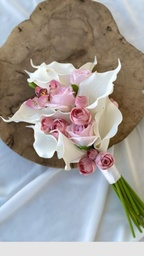
#> input picture Lab2/Image.jpg, 144 x 256 px, shrunk from 675 x 1200 before the run
$ python Lab2_Tema2.py
#> lines starting #> are read from the running program, lines starting #| are printed output that depends on the picture
import numpy as np
import cv2


# 1. Citirea imaginii in tonuri de gri si calculul FDP
img = cv2.imread('Image.jpg', 0)
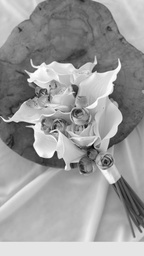
#> img: shape (256, 144); min 0, max 255, mean 155.2
hist = cv2.calcHist([img], [0], None, [256], [0, 256]).flatten()
#> hist = 256 values, max 1705 at index 229, min 0 at index 1, mean 144
M = img.shape[0] * img.shape[1]
#> M = 36864
fdp = hist / M
#> fdp = 256 values, max 0.0463 at index 229, min 0 at index 1, mean 0.00391


# 2. Functiile la fel ca la tema 1
def gaseste_maxime(fdp, WH=5, TH=0.0003):
    maxime = [0]
    for k in range(WH, 255 - WH + 1):
        fereastra = fdp[k - WH: k + WH + 1]
        v = fereastra.mean()
        if fdp[k] > v + TH and fdp[k] >= fereastra.max():
            maxime.append(k)
    maxime.append(255)
    return maxime


def calc_praguri(maxime):
    praguri = []
    for i in range(len(maxime) - 1):
        praguri.append((maxime[i] + maxime[i + 1]) / 2)
    return praguri


def cel_mai_apropiat_maxim(valoare, maxime):
    cel_mai_apropiat = maxime[0]
    dist_min = abs(valoare - maxime[0])
    for m in maxime:
        d = abs(valoare - m)
        if d < dist_min:
            dist_min = d
            cel_mai_apropiat = m
    return cel_mai_apropiat


def reduce_niveluri(img, maxime):
    h, w = img.shape
    rezultat = np.zeros((h, w), dtype=np.uint8)
    for y in range(h):
        for x in range(w):
            rezultat[y, x] = cel_mai_apropiat_maxim(int(img[y, x]), maxime)
    return rezultat


#_______________________________________________________________________________
def floyd_steinberg(img, maxime):
    h, w = img.shape
    pixel = img.astype(np.float32)

    for y in range(h):
        for x in range(w):
            pixel_vechi = pixel[y, x]
            pixel_nou = cel_mai_apropiat_maxim(pixel_vechi, maxime)
            pixel[y, x] = pixel_nou
            eroare = pixel_vechi - pixel_nou

            if x + 1 < w:
                pixel[y, x + 1] = pixel[y, x + 1] + 7 * eroare / 16
            if y + 1 < h:
                if x - 1 >= 0:
                    pixel[y + 1, x - 1] = pixel[y + 1, x - 1] + 3 * eroare / 16
                pixel[y + 1, x] = pixel[y + 1, x] + 5 * eroare / 16
                if x + 1 < w:
                    pixel[y + 1, x + 1] = pixel[y + 1, x + 1] + eroare / 16

    return pixel.astype(np.uint8)


# 4. Rulare si afisare

maxime = gaseste_maxime(fdp)
#> the loop in gaseste_maxime, `for k in range(WH, 255 - WH + 1):` made 246 passes
#> v on passes 15 to 17: 1.73e-05, 2.47e-05, 2.71e-05
#> after the loop in gaseste_maxime, `for k in range(WH, 255 - WH + 1):`: maxime = [0, 76, 112, 152, 168, 183, 198, 221, 229]
#> maxime = [0, 76, 112, 152, 168, 183, 198, 221, 229, 255]
praguri = calc_praguri(maxime)
#> the loop in calc_praguri, `for i in range(len(maxime) - 1):` made 9 passes
#> after the loop in calc_praguri, `for i in range(len(maxime) - 1):`: praguri = [38, 94, 132, 160, 175.5, 190.5, 209.5, 225, 242]
#> praguri = [38, 94, 132, 160, 175.5, 190.5, 209.5, 225, 242]

print("Maxime:", maxime)
#| Maxime: [0, 76, 112, 152, 168, 183, 198, 221, 229, 255]
print("Praguri:", praguri)
#| Praguri: [38.0, 94.0, 132.0, 160.0, 175.5, 190.5, 209.5, 225.0, 242.0]

img_cuantizata = reduce_niveluri(img, maxime)
#> the loop in reduce_niveluri, `for y in range(h):` made 256 passes
img_fs = floyd_steinberg(img, maxime)
#> after the loop in floyd_steinberg, `for y in range(h):`:
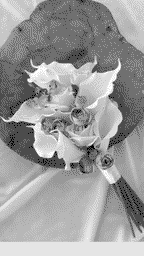
#> pixel: shape (256, 144) float32; min 0, max 255, mean 155.2

cv2.imshow('Imaginea originala', img)
cv2.imshow('Imaginea cuantizata (praguri multiple)', img_cuantizata)
cv2.imshow('Floyd-Steinberg', img_fs)
cv2.waitKey()
cv2.destroyAllWindows()
